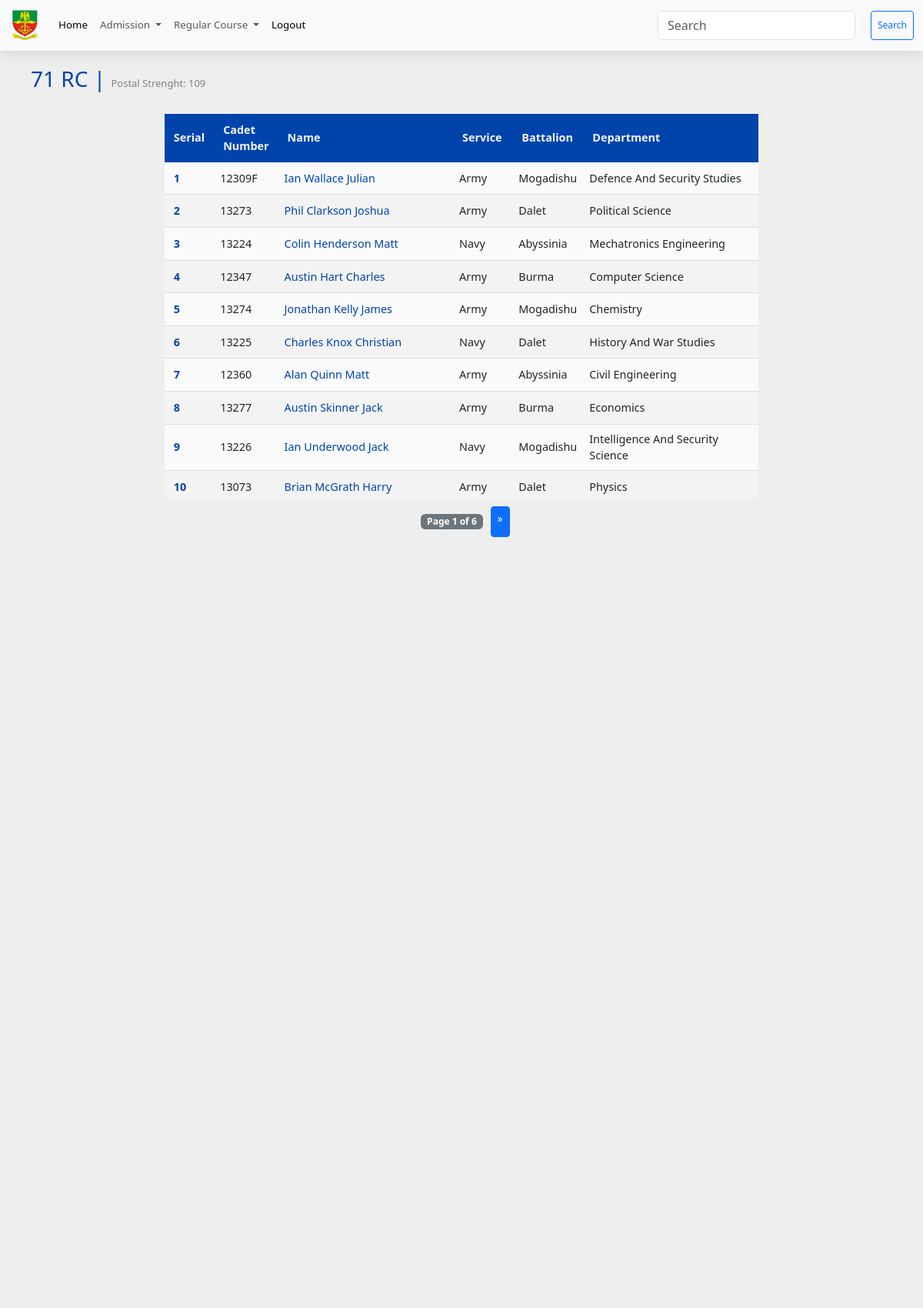
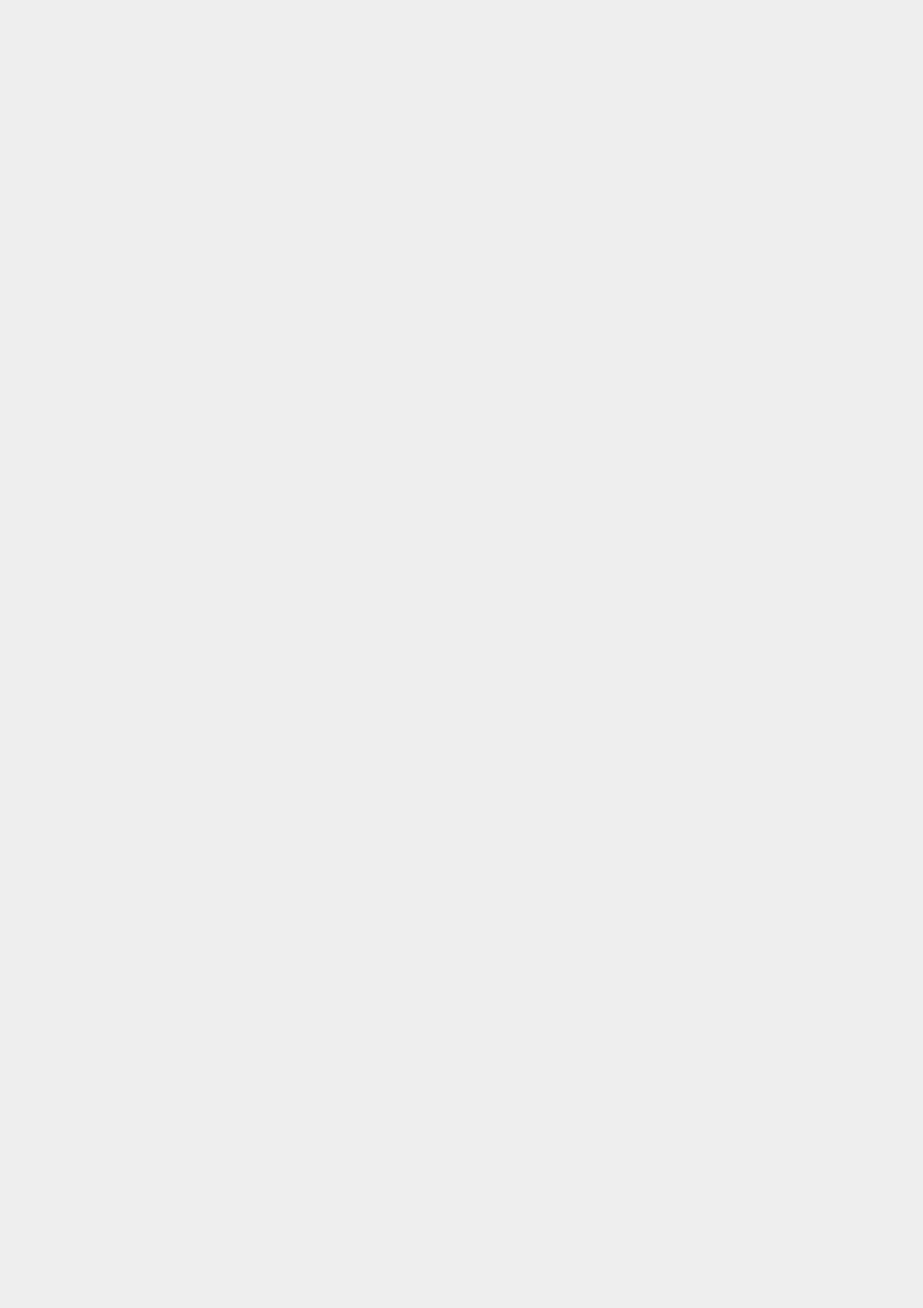
Page /course/1 (signed in, upper part) on the committed database (2 pictures, top to bottom).
### models.py (models this page shows, shortened)
class RegularCourse(db.Model):
    __tablename__="regular_courses"
    id = Column("id", Integer, primary_key=True)
    course_no = Column("course_no", Integer, nullable=False)
    cadet = relationship('Cadet', back_populates='regular_course')

class Cadet(db.Model):
    __tablename__= "cadets"
    id = Column("id", Integer, primary_key=True, autoincrement=True)
    cadet_no = Column("cadet_no", String, unique=True, nullable=False)
    first_name = Column("first_name", String, nullable=False)
    middle_name = Column("middle_name", String, nullable=True)
    last_name = Column("last_name", String, nullable=False)
    religion = Column("religion", String, nullable=False)
    state = Column("state", String, nullable=False)
    lga = Column("lga", String, nullable=False)
    date_of_enlistment = Column("date_of_enlistment", String, nullable=False)
    date_of_birth = Column("date_of_birth", String, nullable=False)
    department_id = Column('department_id', ForeignKey('departments.id'), nullable=False)
    department = relationship('Department', back_populates='cadets')
    bn_id = Column("bn_id", ForeignKey('battalions.id'), nullable=False)
    bn = relationship('Battalion', back_populates='cadet')
    gender_id = Column("gender_id", ForeignKey('genders.id'), nullable=False)
    gender = relationship('Gender', back_populates='cadet')
    service_id = Column("service_id", ForeignKey('services.id'), nullable=False)
    service = relationship('Service', back_populates='cadet')
    regular_id = Column("regular_id", ForeignKey('regular_courses.id'), nullable=False)
    regular_course = relationship('RegularCourse', back_populates='cadet')
    medical = relationship('Medical', back_populates='cadet')
    admission_count = Column("admission_count", Integer, nullable=False, default=0)
    admission_date = Column(Date, nullable=True)  # New field for admission date
    scores = relationship("Score", back_populates='cadet', uselist=False)
    service_scores = relationship("ServiceScore", back_populates='cadet', uselist=False)
    courses = relationship("Course", back_populates="cadet")
    profile_picture = relationship('ProfilePicture', back_populates='cadet')

class Service(db.Model):
    __tablename__="services"
    id = Column('id', Integer, primary_key=True)
    service_type = Column('service_type', String, nullable=False)
    service_subjects = relationship('ServiceSubject', back_populates='service')
    cadet = relationship('Cadet', back_populates='service')

class Battalion(db.Model):
    __tablename__="battalions"
    id = Column("id", Integer, primary_key=True, autoincrement=True)
    bn = Column("bn", String, nullable=False)
    cadet = relationship('Cadet', back_populates='bn')

class Department(db.Model):
    __tablename__="departments"
    id = Column("id", Integer, primary_key=True)
    department_name = Column("department_name", String, nullable=False)
    faculty_id = Column("faculty_id", ForeignKey('faculties.id'), nullable=False)
    faculty = relationship('Faculty', back_populates='departments')
    cadets = relationship('Cadet', back_populates='department')
    courses = relationship('Course', back_populates='department')

### main.py (the view)
@app.route("/course/<int:id>", methods=["GET"])
@login_required
def select_course(id):
    search_form = SearchForm()
    page = request.args.get("page", 1, type=int)
    per_page = 20
    course_cadets = session.query(Cadet).filter(Cadet.regular_id == id).all()
    course_no = session.query(RegularCourse).filter(RegularCourse.id == id).first()
    start = (page - 1) * per_page
    end = start + per_page
    paginated_cadets = course_cadets[start:end]
    course = session.query(RegularCourse).all()
    course_dict = {}
    for course_object in course:
        key = course_object.id
        cse_count = session.query(Cadet).filter(Cadet.regular_id == key).count()
        course_dict[key] = [course_object.course_no, cse_count]
    course_cadets_count = session.query(Cadet).filter(Cadet.regular_id == id).count()
    mog_cdts_count = session.query(Cadet).filter(Cadet.bn_id == 1, Cadet.regular_id == id).count()
    dal_cdts_count = session.query(Cadet).filter(Cadet.bn_id == 2, Cadet.regular_id == id).count()
    aby_cdts_count = session.query(Cadet).filter(Cadet.bn_id == 3, Cadet.regular_id == id).count()
    bur_cdts_count = session.query(Cadet).filter(Cadet.bn_id == 4, Cadet.regular_id == id).count()
    army_cdts_count = session.query(Cadet).filter(Cadet.service_id == 1, Cadet.regular_id == id).count()
    mog_army_cdts_count = session.query(Cadet).filter(Cadet.service_id == 1, Cadet.bn_id == 1, Cadet.regular_id == id).count()
    dal_army_cdts_count = session.query(Cadet).filter(Cadet.service_id == 1, Cadet.bn_id == 2, Cadet.regular_id == id).count()
    aby_army_cdts_count = session.query(Cadet).filter(Cadet.service_id == 1, Cadet.bn_id == 3, Cadet.regular_id == id).count()
    bur_army_cdts_count = session.query(Cadet).filter(Cadet.service_id == 1, Cadet.bn_id == 4, Cadet.regular_id == id).count()
    navy_cdts_count = session.query(Cadet).filter(Cadet.service_id == 2, Cadet.regular_id == id).count()
    mog_navy_cdts_count = session.query(Cadet).filter(Cadet.service_id == 2, Cadet.bn_id == 1, Cadet.regular_id == id).count()
    dal_navy_cdts_count = session.query(Cadet).filter(Cadet.service_id == 2, Cadet.bn_id == 2, Cadet.regular_id == id).count()
    aby_navy_cdts_count = session.query(Cadet).filter(Cadet.service_id == 2, Cadet.bn_id == 3, Cadet.regular_id == id).count()
    bur_navy_cdts_count = session.query(Cadet).filter(Cadet.service_id == 2, Cadet.bn_id == 4, Cadet.regular_id == id).count()
    airforce_cdts_count = session.query(Cadet).filter(Cadet.service_id == 3, Cadet.regular_id == id).count()
    mog_airforce_cdts_count = session.query(Cadet).filter(Cadet.service_id == 3, Cadet.bn_id == 1, Cadet.regular_id == id).count()
    dal_airforce_cdts_count = session.query(Cadet).filter(Cadet.service_id == 3, Cadet.bn_id == 2, Cadet.regular_id == id).count()
    aby_airforce_cdts_count = session.query(Cadet).filter(Cadet.service_id == 3, Cadet.bn_id == 3, Cadet.regular_id == id).count()
    bur_airforce_cdts_count = session.query(Cadet).filter(Cadet.service_id == 3, Cadet.bn_id == 4, Cadet.regular_id == id).count()
    male_cdts_count = session.query(Cadet).filter(Cadet.gender_id == 1, Cadet.regular_id == id).count()
    mog_male_cdts_count = session.query(Cadet).filter(Cadet.gender_id == 1, Cadet.bn_id == 1, Cadet.regular_id == id).count()
    dal_male_cdts_count = session.query(Cadet).filter(Cadet.gender_id == 1, Cadet.bn_id == 2, Cadet.regular_id == id).count()
    aby_male_cdts_count = session.query(Cadet).filter(Cadet.gender_id == 1, Cadet.bn_id == 3, Cadet.regular_id == id).count()
    bur_male_cdts_count = session.query(Cadet).filter(Cadet.gender_id == 1, Cadet.bn_id == 4, Cadet.regular_id == id).count()
    female_cdts_count = session.query(Cadet).filter(Cadet.gender_id == 2, Cadet.regular_id == id).count()
    mog_female_cdts_count = session.query(Cadet).filter(Cadet.gender_id == 2, Cadet.bn_id == 1, Cadet.regular_id == id).count()
    dal_female_cdts_count = session.query(Cadet).filter(Cadet.gender_id == 2, Cadet.bn_id == 2, Cadet.regular_id == id).count()
    aby_female_cdts_count = session.query(Cadet).filter(Cadet.gender_id == 2, Cadet.bn_id == 3, Cadet.regular_id == id).count()
    bur_female_cdts_count = session.query(Cadet).filter(Cadet.gender_id == 2, Cadet.bn_id == 4, Cadet.regular_id == id).count()
    return render_template("course-list.html",
                           search_form=search_form,
                           cadets=paginated_cadets,
                           page=page,
                           per_page=per_page,
                           total=len(course_cadets),
                           rows=course_cadets,
                           course=id,
                           course_no=course_no,
                           course_dict=course_dict,
                           course_cadets_count=course_cadets_count,
                           mog_cdts_count=mog_cdts_count,
                           dal_cdts_count=dal_cdts_count,
                           aby_cdts_count=aby_cdts_count,
                           bur_cdts_count=bur_cdts_count,
                           army_cdts_count=army_cdts_count,
                           mog_army_cdts_count=mog_army_cdts_count,
                           dal_army_cdts_count=dal_army_cdts_count,
                           aby_army_cdts_count=aby_army_cdts_count,
                           bur_army_cdts_count=bur_army_cdts_count,
                           navy_cdts_count=navy_cdts_count,
                           mog_navy_cdts_count=mog_navy_cdts_count,
                           dal_navy_cdts_count=dal_navy_cdts_count,
                           aby_navy_cdts_count=aby_navy_cdts_count,
                           bur_navy_cdts_count=bur_navy_cdts_count,
                           airforce_cdts_count=airforce_cdts_count,
                           mog_airforce_cdts_count=mog_airforce_cdts_count,
                           dal_airforce_cdts_count=dal_airforce_cdts_count,
                           aby_airforce_cdts_count=aby_airforce_cdts_count,
                           bur_airforce_cdts_count=bur_airforce_cdts_count,
                           male_cdts_count=male_cdts_count,
                           mog_male_cdts_count=mog_male_cdts_count,
                           dal_male_cdts_count=dal_male_cdts_count,
                           aby_male_cdts_count=aby_male_cdts_count,
                           bur_male_cdts_count=bur_male_cdts_count,
                           female_cdts_count=female_cdts_count,
                           mog_female_cdts_count=mog_female_cdts_count,
                           dal_female_cdts_count=dal_female_cdts_count,
                           aby_female_cdts_count=aby_female_cdts_count,
                           bur_female_cdts_count=bur_female_cdts_count,
                           year=year
                           )

### forms.py
class SearchForm(FlaskForm):
    searched = StringField('Searched', validators=[DataRequired() ])
    submit = SubmitField('Search')

### main.py (called while the page is built)
@app.context_processor
def base():
    form = SearchForm()
    course = regular_courses() # Assuming this returns a dictionary
    return {
        'form_dict': dict(form=form),
        'course_dict': course,
        }

@login_manager.user_loader
def load_user(staff_id):
    staff = session.get(Staff, int(staff_id))
    session.close() # Close the session after use
    return staff

### utils.py (called while the page is built)
def regular_courses():
    course = db.session.query(RegularCourse).all()
    course_dict = {}
    for course_object in course:
        key = course_object.id
        course_dict[key] = [course_object.course_no]
    return course_dict

### templates/course-list.html (shortened to what this page needs)
<!DOCTYPE html>
{% extends "base.html" %}  {% block content %}
<div class="container">
  <h3 style="color: rgb(0, 68, 171)">
    {{ course_no.course_no }} RC |
    <span style="font-weight: normal; font-size: small; color: grey"
      >Postal Strenght: {{ course_cadets_count }}</span
    >
  </h3>
  <div style="margin: 0 auto" class="container" style="font-size: 1rem">
    <div style="width: fit-content; margin: 0 auto" class="container">
      <div
        style="margin: auto"
        id="autocomplete-suggestions"
        class="autocomplete-suggestions custom-container"
      >
      <div style="margin: 0; padding: 0;" class="scrollable-table">
        <table class="custom-table table-sm table-hover">
          <thead>
            <tr>
              <th style="width: 5%" scope="col">Serial</th>
              <th style="width: 10%" scope="col">Cadet Number</th>
              <th style="width: 30%" scope="col">Name</th>
              <th style="width: 10%" scope="col">Service</th>
              <th style="width: 10%" scope="col">Battalion</th>
              <th style="width: 30%" scope="col">Department</th>
            </tr>
          </thead>
          <tbody id="cadet-table-body">
            {% for row in rows %}
            <tr class="active-row">
              <th class="card-heading-text" scope="row">
                {{ (page - 1) * per_page + loop.index }}
              </th>
              <td data-cell="Cadet No">{{ row.cadet_no }}</td>
              <td data-cell="Name">
                <a
                  style="text-decoration: none; color: rgb(0, 68, 171)"
                  href="{{ url_for('student_info', id=row.id) }}"
                  >{{ row.first_name }} {{ row.middle_name }} {{ row.last_name
                  }}</a
                >
              </td>
              <td data-cell="Service">
                {{ row.service.service_type.capitalize() }}
              </td>
              <td data-cell="Battalion">{{ row.bn.bn.capitalize() }}</td>
              <td data-cell="Department">
                {{ row.department.department_name.title() }}
              </td>
            </tr>
            {% endfor %}
          </tbody>
        </table>
      </div>
      </div>
    </div>
    <div class="pagination pagination-sm justify-content-center">
      <span class="badge bg-secondary"
        >Page {{ page }} of {{ (total // per_page) + 1 }}</span
      >
      {% if page * per_page < total %}
      <a
        href="{{ url_for('select_course', page=page+1, id=course_no.id) }}"
        class="btn btn-primary btn-sm"
        aria-label="Next"
      >
        <span aria-hidden="true">&raquo;</span>
      </a>
      {% endif %}
    </div>
  </div>
</div>
 {% endblock %}

### static/styles.css (style rules this page uses)
html { scroll-behavior: smooth; }
body { margin: 0; padding: 0; background-color: #eeeeee; min-height: 100vh; display: flex; flex-direction: column; height: auto; margin-bottom: 50px; }
.container { padding: 10px; margin: auto; }
.custom-container { width: 90%; margin: auto; }
.scrollable-table { height: 500px; overflow-y: auto; scroll-snap-type: y mandatory; }
.scrollable-table > table { width: 100%; }
table { width: 100%; background-color: #fafafa; border-radius: 5px 5px 0 0; }
.custom-table { border-collapse: collapse; margin: 0; font-size: 0.9em; width: fit-content; border-radius: 5px 5px 0 0; box-shadow: 0 0 20px rgba(0, 0, 0, 0.15); }
.custom-table thead tr { background-color: rgb(0, 68, 171); color: #f4f4f4; text-align: left; font-weight: 600; position: sticky; top: 0; }
.custom-table th, .content-table td { padding: 10px 12px; }
.custom-table tbody td { padding: 0.5rem; }
.custom-table tbody tr { border-bottom: 1px solid #dddddd; }
.custom-table tbody tr:nth-of-type(even) { background-color: #f3f3f3; }
a { text-decoration: none; color: rgb(0, 68, 171); }
.card-heading-text { color: #0044ab; }
.badge { margin: 10px; }

### rows in the picture
RegularCourse: course_no "71"
Cadet: index "1", cadet_no "12309F", first_name "Ian", middle_name "Wallace", last_name "Julian", service.service_type "Army", bn.bn "Mogadishu", department.department_name "Defence And Security Studies"
Cadet: (page-1)*per_page+loop.index "2", cadet_no "13273", first_name "Phil", middle_name "Clarkson", last_name "Joshua", service.service_type "Army", bn.bn "Dalet", department.department_name "Political Science"
Cadet: (page-1)*per_page+loop.index "3", cadet_no "13224", first_name "Colin", middle_name "Henderson", last_name "Matt", service.service_type "Navy", bn.bn "Abyssinia", department.department_name "Mechatronics Engineering"
Cadet: (page-1)*per_page+loop.index "4", cadet_no "12347", first_name "Austin", middle_name "Hart", last_name "Charles", service.service_type "Army", bn.bn "Burma", department.department_name "Computer Science"
Cadet: index "5", cadet_no "13274", first_name "Jonathan", middle_name "Kelly", last_name "James", service.service_type "Army", bn.bn "Mogadishu", department.department_name "Chemistry"
Cadet: index "6", cadet_no "13225", first_name "Charles", middle_name "Knox", last_name "Christian", service.service_type "Navy", bn.bn "Dalet", department.department_name "History And War Studies"
Cadet: index "7", cadet_no "12360", first_name "Alan", middle_name "Quinn", last_name "Matt", service.service_type "Army", bn.bn "Abyssinia", department.department_name "Civil Engineering"
Cadet: index "8", cadet_no "13277", first_name "Austin", middle_name "Skinner", last_name "Jack", service.service_type "Army", bn.bn "Burma", department.department_name "Economics"
Cadet: index "9", cadet_no "13226", first_name "Ian", middle_name "Underwood", last_name "Jack", service.service_type "Navy", bn.bn "Mogadishu", department.department_name "Intelligence And Security Science"
Cadet: index "10", cadet_no "13073", first_name "Brian", middle_name "McGrath", last_name "Harry", service.service_type "Army", bn.bn "Dalet", department.department_name "Physics"

### other values in the picture
{{ course_cadets_count }} "109"
{{ page }} "1"
{{ (total // per_page) + 1 }} "6"
